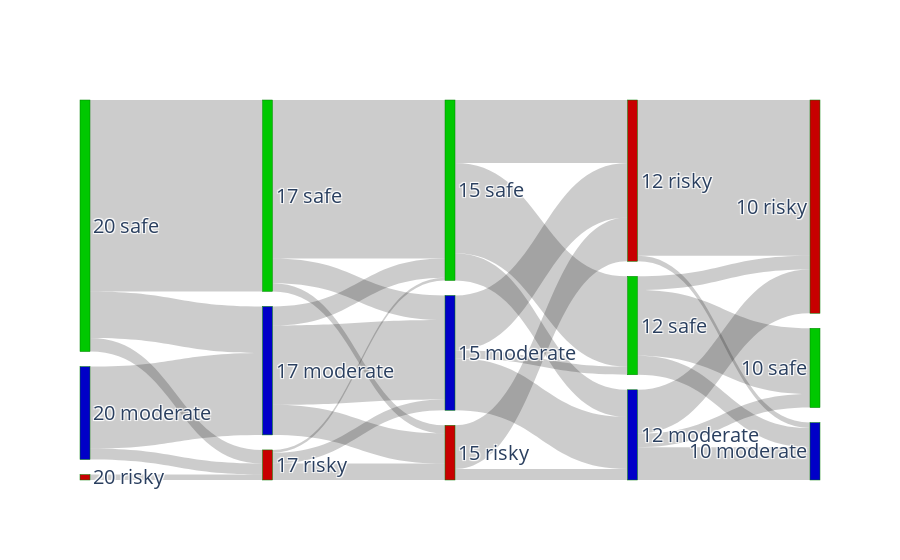

The notebook cell this image was saved under:
### Code cell
import plotly.graph_objects as go

fig = go.Figure(data=[go.Sankey(
    arrangement='snap',
    node=dict(
        pad=15,
        thickness=10,
        line=dict(color="green", width=0.5),
        label=list(fl_index_mapping.keys()),
        customdata=list(fl_index_mapping.keys()),
        hovertemplate='%{customdata} has total value %{value}<extra></extra>',
        color=list(fl_color_mapping.values())
    ),
    link=dict(

        arrowlen=0,
        source=links[0],
        target=links[1],
        value=links[2],
        hovertemplate=' ',
    ))])

fig.update_layout(font_size=20)

### Figure 1 — Plotly figure (JSON) as saved in the notebook; plotly's stock layout.template omitted (floating-point values rounded to 4 significant figures)
{"data": [{"arrangement": "snap", "link": {"arrowlen": 0, "hovertemplate": " ", "source": [2, 2, 2, 1, 1, 1, 0, 0, 0, 5, 5, 5, 4, 4, 4, 3, 3, 3, 8, 8, 8, 7, 7, 7, 6, 6, 6, 11, 11, 11, 10, 10, 10, 9, 9, 9], "target": [5, 4, 3, 5, 4, 3, 5, 4, 3, 8, 7, 6, 8, 7, 6, 8, 7, 6, 11, 10, 9, 11, 10, 9, 11, 10, 9, 14, 13, 12, 14, 13, 12, 14, 13, 12], "value": [30, 4, 0, 0, 2, 0, 17, 5, 70, 29, 11, 7, 4, 6, 1, 9, 3, 58, 19, 20, 3, 4, 16, 0, 10, 23, 33, 12, 16, 5, 2, 57, 0, 7, 5, 24]}, "node": {"color": ["rgb(0, 200, 0)", "rgb(200, 0, 0)", "rgb(0, 0, 200)", "rgb(0, 200, 0)", "rgb(200, 0, 0)", "rgb(0, 0, 200)", "rgb(0, 200, 0)", "rgb(200, 0, 0)", "rgb(0, 0, 200)", "rgb(0, 200, 0)", "rgb(200, 0, 0)", "rgb(0, 0, 200)", "rgb(0, 200, 0)", "rgb(200, 0, 0)", "rgb(0, 0, 200)"], "customdata": ["20 safe", "20 risky", "20 moderate", "17 safe", "17 risky", "17 moderate", "15 safe", "15 risky", "15 moderate", "12 safe", "12 risky", "12 moderate", "10 safe", "10 risky", "10 moderate"], "hovertemplate": "%{customdata} has total value %{value}<extra></extra>", "label": ["20 safe", "20 risky", "20 moderate", "17 safe", "17 risky", "17 moderate", "15 safe", "15 risky", "15 moderate", "12 safe", "12 risky", "12 moderate", "10 safe", "10 risky", "10 moderate"], "line": {"color": "green", "width": 0.5}, "pad": 15, "thickness": 10}, "type": "sankey"}], "layout": {"font": {"size": 20}}}
